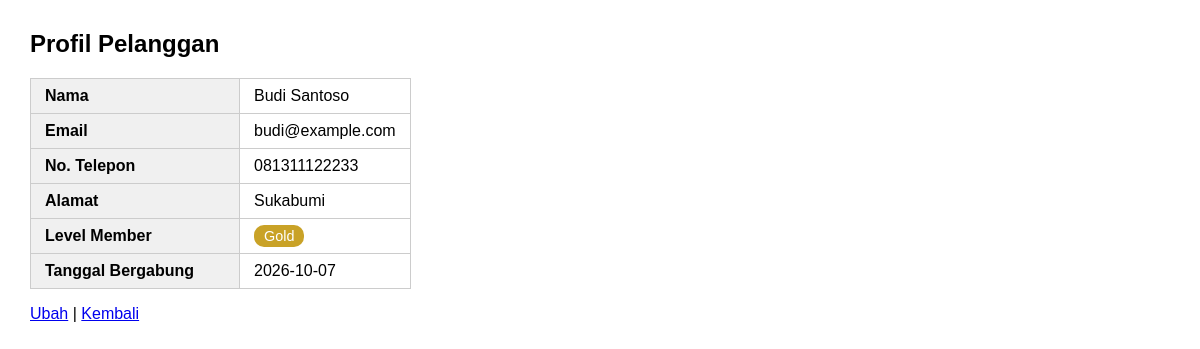
Page /detail.php?id=3 (signed in) on the committed database.
### tables this page shows
CREATE TABLE `pelanggan` (
  `id` int NOT NULL,
  `nama` varchar(100) NOT NULL,
  `email` varchar(100) NOT NULL,
  `password` varchar(255) NOT NULL,
  `no_telepon` varchar(20) DEFAULT NULL,
  `alamat` text,
  `level_member` enum('Basic','Gold','VIP') NOT NULL DEFAULT 'Basic',
  `tanggal_bergabung` date NOT NULL DEFAULT (curdate()),
  `created_at` timestamp NULL DEFAULT CURRENT_TIMESTAMP,
  `updated_at` timestamp NULL DEFAULT CURRENT_TIMESTAMP ON UPDATE CURRENT_TIMESTAMP
);

### config/database.php (called while the page is built)
<?php
function getConnection(): PDO {
    $host = 'localhost';
    $db   = 'venue_olahraga';
    $user = 'root';
    $pass = '';
    $pdo = new PDO("mysql:host=$host;dbname=$db;charset=utf8mb4", $user, $pass, [
        PDO::ATTR_ERRMODE            => PDO::ERRMODE_EXCEPTION,
        PDO::ATTR_DEFAULT_FETCH_MODE => PDO::FETCH_ASSOC,
    ]);
    return $pdo;
}

### models/pelanggan.php (called while the page is built, shortened)
<?php
require_once __DIR__ . '/../config/database.php';
class Pelanggan {
    private PDO $db;
    public function __construct() {
        $this->db = getConnection();
    }
    public function cari(int $id): ?array {
        $st = $this->db->prepare('SELECT * FROM pelanggan WHERE id = ?');
        $st->execute([$id]);
        return $st->fetch() ?: null;
    }
}

### detail.php (the view, shortened to what this page needs)
<?php
require 'models/Pelanggan.php';
$id = (int)($_GET['id'] ?? 0);
$p = (new Pelanggan())->cari($id);
?>
<!DOCTYPE html>
<html lang="id">
<head>
</head>
<body>
    <h2>Profil Pelanggan</h2>
    <table>
        <tr><th>Nama</th><td><?= htmlspecialchars($p['nama']) ?></td></tr>
        <tr><th>Email</th><td><?= htmlspecialchars($p['email']) ?></td></tr>
        <tr><th>No. Telepon</th><td><?= htmlspecialchars($p['no_telepon'] ?? '-') ?></td></tr>
        <tr><th>Alamat</th><td><?= nl2br(htmlspecialchars($p['alamat'] ?? '-')) ?></td></tr>
        <tr>
            <th>Level Member</th>
            <td><span class="badge <?= htmlspecialchars($p['level_member']) ?>"><?= htmlspecialchars($p['level_member']) ?></span></td>
        </tr>
        <tr><th>Tanggal Bergabung</th><td><?= $p['tanggal_bergabung'] ?></td></tr>
    </table>
    <p>
        <a href="ubah.php?id=<?= $p['id'] ?>">Ubah</a> |
        <a href="index.php">Kembali</a>
    </p>
</body>
</html>

### detail.php (style rules this page uses)
body { font-family: Arial, sans-serif; margin: 30px; }
table { border-collapse: collapse; }
th, td { border: 1px solid #ccc; padding: 8px 14px; text-align: left; }
th { background: #f0f0f0; width: 180px; }
.badge { padding: 3px 10px; border-radius: 10px; color: #fff; font-size: 0.9em; }
.Gold { background: #c9a227; }

### rows in the picture
pelanggan: nama "Budi Santoso", email "budi@example.com", no_telepon "081311122233", alamat "Sukabumi", level_member "Gold", tanggal_bergabung "2026-10-07"
